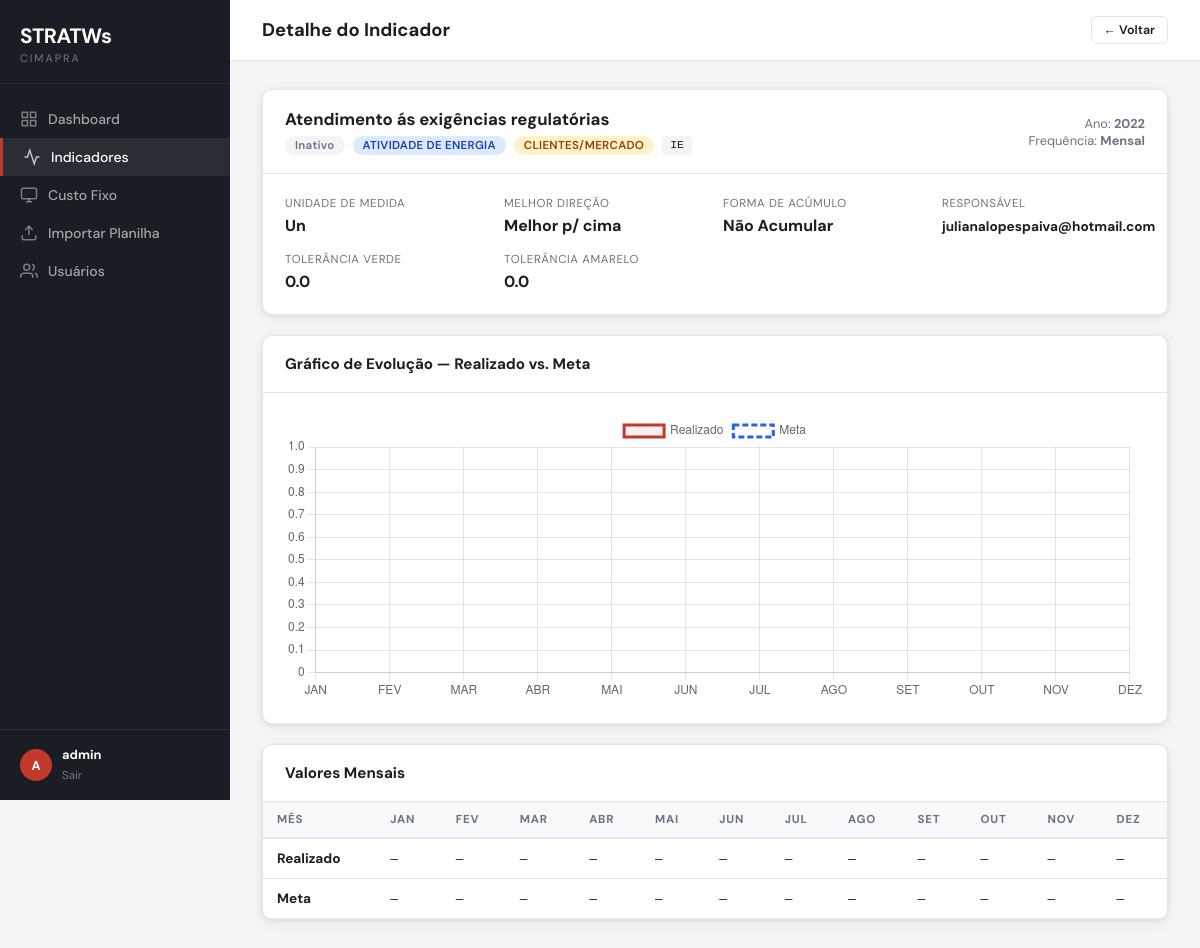
Page /indicadores/1 (signed in) on the committed database.
### app.py (models this page shows)
class Indicador(db.Model):
    id               = db.Column(db.Integer, primary_key=True)
    plano_gestao     = db.Column(db.Integer)
    sigla_unidade    = db.Column(db.String(100))
    area_resultado   = db.Column(db.String(100))
    tipo             = db.Column(db.String(20))
    status           = db.Column(db.String(20))
    nome             = db.Column(db.String(300))
    unidade_medida   = db.Column(db.String(50))
    melhor           = db.Column(db.String(50))
    frequencia       = db.Column(db.String(50))
    responsavel      = db.Column(db.String(200))
    forma_acumulo    = db.Column(db.String(50))
    ponderacao       = db.Column(db.Float, nullable=True)
    tolerancia_verde = db.Column(db.Float, nullable=True)
    tolerancia_amar  = db.Column(db.Float, nullable=True)
    valores_json     = db.Column(db.Text, default="{}")

### app.py (the view)
@app.route("/indicadores/<int:ind_id>")
@login_required
def indicador_detalhe(ind_id):
    ind = Indicador.query.get_or_404(ind_id)
    valores = json.loads(ind.valores_json or "{}")
    chart_data = {
        "labels":    MONTHS,
        "realizado": [valores.get(f"rea_{m.lower()}") for m in MONTHS],
        "meta":      [valores.get(f"met_{m.lower()}") for m in MONTHS],
    }
    return render_template("detalhe.html", ind=ind, chart_data=chart_data,
        username=session.get("username"), is_admin=session.get("is_admin"))

### app.py (called while the page is built)
def login_required(f):
    @wraps(f)
    def decorated(*args, **kwargs):
        if "user_id" not in session:
            flash("Por favor, faça login para acessar.", "warning")
            return redirect(url_for("login", next=request.url))
        return f(*args, **kwargs)
    return decorated

### templates/detalhe.html (shortened to what this page needs)
{% extends "base.html" %}
{% block page_title %}Detalhe do Indicador{% endblock %}
{% block topbar_actions %}
  <a href="{{ url_for('indicadores') }}" class="btn btn-outline btn-sm">← Voltar</a>
{% endblock %}
{% block content %}
<div style="display:grid;grid-template-columns:1fr 1fr;gap:20px;margin-bottom:20px">
  <div class="card" style="grid-column:1/-1">
    <div class="card-header">
      <div>
        <h2 style="font-size:1.05rem">{{ ind.nome }}</h2>
        <div style="margin-top:6px;display:flex;gap:8px;flex-wrap:wrap">
          {% if ind.status == 'Ativo' %}
            <span class="badge badge-green">Ativo</span>
          {% else %}
            <span class="badge badge-gray">Inativo</span>
          {% endif %}
          <span class="badge badge-blue">{{ ind.sigla_unidade }}</span>
          <span class="badge badge-amber">{{ ind.area_resultado }}</span>
          <code style="font-size:.72rem;background:#f3f4f6;padding:2px 8px;border-radius:4px">{{ ind.tipo }}</code>
        </div>
      </div>
      <div style="text-align:right;color:var(--muted);font-size:.8rem">
        <div>Ano: <strong>{{ ind.plano_gestao }}</strong></div>
        <div>Frequência: <strong>{{ ind.frequencia }}</strong></div>
      </div>
    </div>
    <div class="card-body">
      <div style="display:grid;grid-template-columns:repeat(auto-fill,minmax(180px,1fr));gap:16px">
        <div>
          <div style="font-size:.72rem;color:var(--muted);text-transform:uppercase;letter-spacing:.6px;margin-bottom:4px">Unidade de Medida</div>
          <strong>{{ ind.unidade_medida or '—' }}</strong>
        </div>
        <div>
          <div style="font-size:.72rem;color:var(--muted);text-transform:uppercase;letter-spacing:.6px;margin-bottom:4px">Melhor Direção</div>
          <strong>{{ ind.melhor or '—' }}</strong>
        </div>
        <div>
          <div style="font-size:.72rem;color:var(--muted);text-transform:uppercase;letter-spacing:.6px;margin-bottom:4px">Forma de Acúmulo</div>
          <strong>{{ ind.forma_acumulo or '—' }}</strong>
        </div>
        <div>
          <div style="font-size:.72rem;color:var(--muted);text-transform:uppercase;letter-spacing:.6px;margin-bottom:4px">Responsável</div>
          <strong style="font-size:.85rem">{{ ind.responsavel or '—' }}</strong>
        </div>
        <div>
          <div style="font-size:.72rem;color:var(--muted);text-transform:uppercase;letter-spacing:.6px;margin-bottom:4px">Tolerância Verde</div>
          <strong>{{ ind.tolerancia_verde if ind.tolerancia_verde is not none else '—' }}</strong>
        </div>
        <div>
          <div style="font-size:.72rem;color:var(--muted);text-transform:uppercase;letter-spacing:.6px;margin-bottom:4px">Tolerância Amarelo</div>
          <strong>{{ ind.tolerancia_amar if ind.tolerancia_amar is not none else '—' }}</strong>
        </div>
      </div>
    </div>
  </div>
</div>
<div class="card">
  <div class="card-header"><h2>Gráfico de Evolução — Realizado vs. Meta</h2></div>
  <div class="card-body">
    <canvas id="chartEvolucao" height="100"></canvas>
  </div>
</div>
<div class="card" style="margin-top:20px">
  <div class="card-header"><h2>Valores Mensais</h2></div>
  <div class="table-wrap">
    <table>
      <thead>
        <tr>
          <th>Mês</th>
          {% for m in ['Jan','Fev','Mar','Abr','Mai','Jun','Jul','Ago','Set','Out','Nov','Dez'] %}
          <th>{{ m }}</th>
          {% endfor %}
        </tr>
      </thead>
      <tbody>
        <tr>
          <td><strong>Realizado</strong></td>
          {% for v in chart_data.realizado %}
          <td style="font-family:'DM Mono',monospace;font-size:.8rem">
            {{ '%.2f'|format(v) if v is not none else '—' }}
          </td>
          {% endfor %}
        </tr>
        <tr>
          <td><strong>Meta</strong></td>
          {% for v in chart_data.meta %}
          <td style="font-family:'DM Mono',monospace;font-size:.8rem">
            {{ '%.2f'|format(v) if v is not none else '—' }}
          </td>
          {% endfor %}
        </tr>
      </tbody>
    </table>
  </div>
</div>
{% endblock %}
{% block scripts %}
<script>
const labels    = {{ chart_data.labels | tojson }};
const realizado = {{ chart_data.realizado | tojson }};
const meta      = {{ chart_data.meta | tojson }};
new Chart(document.getElementById('chartEvolucao'), {
  type: 'line',
  data: {
    labels,
    datasets: [
      {
        label: 'Realizado',
        data: realizado,
        borderColor: '#c0392b',
        backgroundColor: 'rgba(192,57,43,.08)',
        fill: true,
        tension: .3,
        pointRadius: 5,
        pointHoverRadius: 7,
      },
      {
        label: 'Meta',
        data: meta,
        borderColor: '#2563eb',
        borderDash: [6,3],
        backgroundColor: 'transparent',
        tension: .3,
        pointRadius: 4,
      }
    ]
  },
  options: {
    responsive: true,
    plugins: { legend: { position: 'top' } },
    scales: {
      y: { beginAtZero: false, ticks: { precision: 2 } }
    }
  }
});
</script>
{% endblock %}

### templates/base.html (style rules this page uses)
:root { --red: #c0392b; --red2: #96281b; --bg: #f4f5f7; --card: #ffffff; --border: #e2e5ea; --text: #1a1d23; --muted: #6b7280; --green: #16a34a; --amber: #d97706; --blue: #2563eb; --radius: 10px; --shadow: 0 1px 4px rgba(0,0,0,.08), 0 4px 16px rgba(0,0,0,.05); }
*, *::before, *::after { box-sizing: border-box; margin: 0; padding: 0; }
body { font-family: 'DM Sans', sans-serif; background: var(--bg); color: var(--text); min-height: 100vh; display: flex; }
.card { background: var(--card); border: 1px solid var(--border); border-radius: var(--radius); box-shadow: var(--shadow); }
.card-header { padding: 18px 22px; border-bottom: 1px solid var(--border); display: flex; align-items: center; justify-content: space-between; }
.card-header h2 { font-size: .95rem; font-weight: 700; }
.card-body { padding: 22px; }
.table-wrap { overflow-x: auto; }
table { width: 100%; border-collapse: collapse; font-size: .85rem; }
th { text-align: left; padding: 10px 14px; background: #f8f9fb; border-bottom: 2px solid var(--border); font-size: .72rem; text-transform: uppercase; letter-spacing: .8px; color: var(--muted); }
td { padding: 11px 14px; border-bottom: 1px solid var(--border); vertical-align: middle; }
.badge { display: inline-block; padding: 2px 10px; border-radius: 20px; font-size: .72rem; font-weight: 600; letter-spacing: .3px; }
.badge-gray { background: #f3f4f6; color: #6b7280; }
.badge-blue { background: #dbeafe; color: #1e40af; }
.badge-amber { background: #fef3c7; color: #92400e; }
.btn { display: inline-flex; align-items: center; gap: 6px; padding: 8px 18px; border-radius: 6px; font-size: .875rem; font-weight: 600; cursor: pointer; border: none; font-family: inherit; text-decoration: none; transition: filter .15s, transform .1s; }
.btn-outline { background: transparent; color: var(--text); border: 1px solid var(--border); }
.btn-sm { padding: 5px 12px; font-size: .78rem; }
canvas { max-width: 100%; }

### rows in the picture
Indicador: nome "Atendimento ás exigências regulatórias", sigla_unidade "ATIVIDADE DE ENERGIA", area_resultado "CLIENTES/MERCADO", tipo "IE", plano_gestao "2022", frequencia "Mensal", unidade_medida "Un", melhor "Melhor p/ cima", forma_acumulo "Não Acumular", responsavel "julianalopespaiva@hotmail.com", tolerancia_verde "0.0", tolerancia_amar "0.0"

### other values in the picture
{{ username[0].upper() if username else 'U' }} "A"
{{ username }} "admin"
{{ m }} "JAN" "FEV" "MAR" "ABR" "MAI" "JUN" "JUL" "AGO" "SET" "OUT" "NOV" "DEZ"
{{ '%.2f'|format(v) if v is not none else '—' }} "—" "—" "—" "—" "—" "—" "—" "—" "—" "—" "—" "—"
